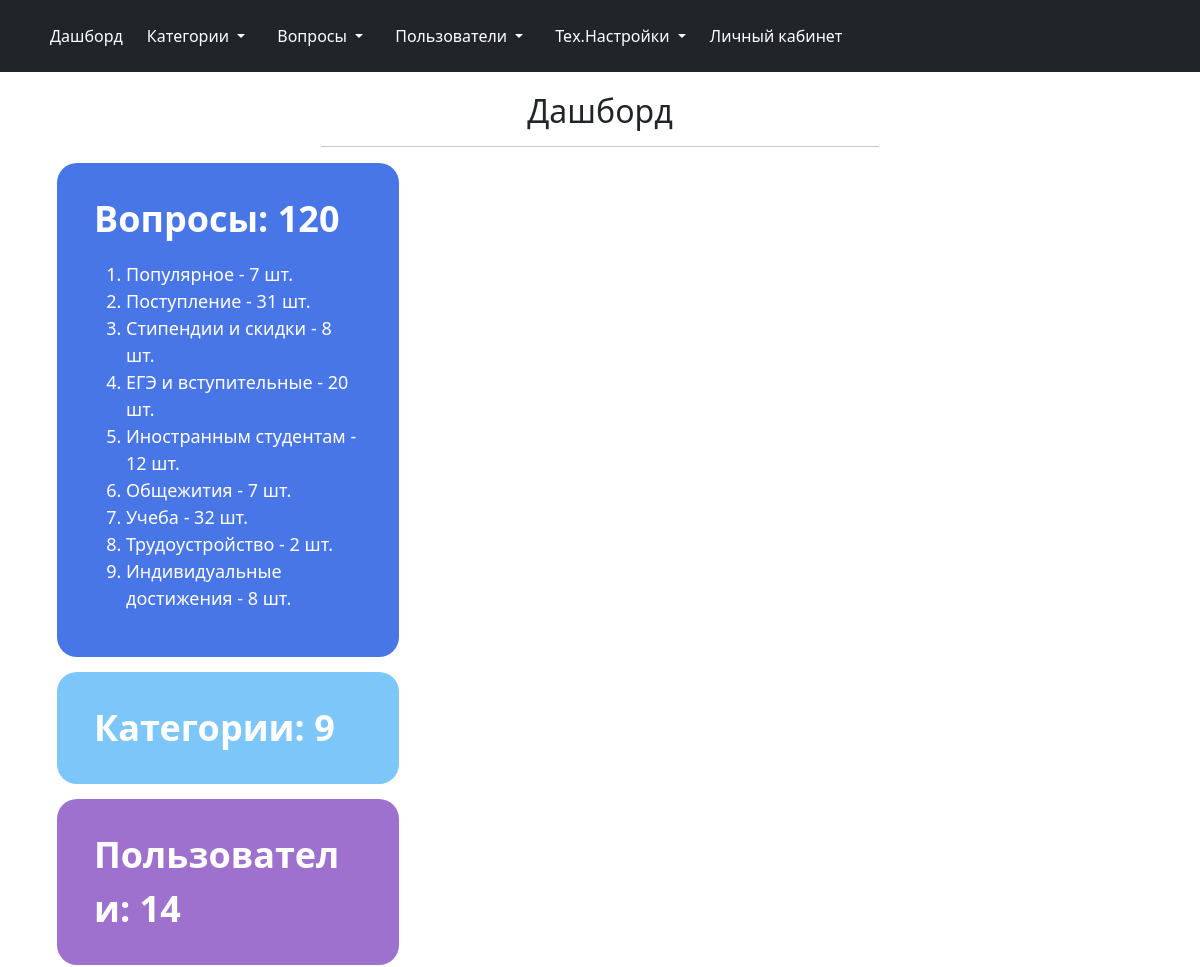
Page /admin/ (signed in, upper part) on the earlier database version.
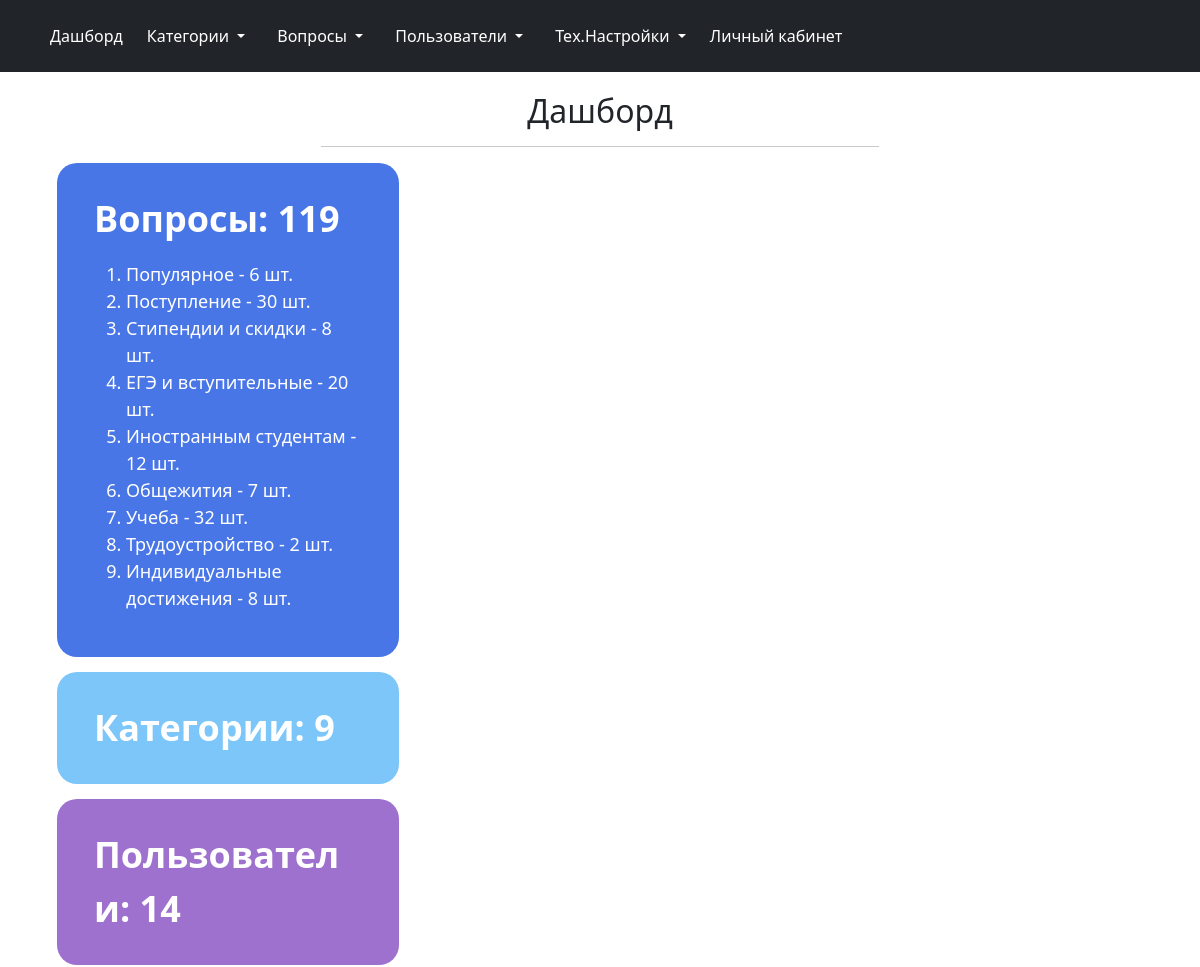
Same page on the later database version.
### models.py (models this page shows, shortened)
class Categories(db.Model):
    id = db.Column(db.Integer, primary_key = True)
    name = db.Column(db.String(100), nullable=False)
    priority = db.Column(db.Integer, nullable=False)
    icon_name = db.Column(db.String(30))
    color = db.Column(db.String(30), default="rgb(255, 255, 255)")

### admin/admin.py (the view)
@admin.route('/')
@login_required
def index():
    try:
        categories = Categories.query
        questions = Questions.query
        users_count = Users.query.count()
    except NameError:
        return render_template("admin/error_page.html", message="Ошибка чтения из БД")
    categories_count = categories.count()
    questions_count = questions.count()
    categories_id_count = get_categories_id_count(categories, questions)
    categories_questions_count = []
    for category in categories:
        categories_questions_count += [(category, categories_id_count[category.id])]
    return render_template("admin/dashboard.html", categories_count=categories_count, users_count=users_count,
                           categories_questions_count=categories_questions_count, questions_count=questions_count,
                           bot_link=bot_link)

### admin/admin.py (called while the page is built)
@admin.before_request
def before_request():
    session.permanent = True
    if current_user.is_authenticated:
        if 'auth_token' not in session or format(session.get('auth_token')) != current_user.auth_token:
            logout_user()
            flash("Для продолжения авторизуйтесь", category='danger')
            return redirect(url_for('.ViewAccount:login'))
        if current_user.is_deactivated:
            logout_user()
            flash("Ваш аккаунт заблокирован. Для получения дополнительных сведений обратитесь к администратору",
                  category='danger')
            return redirect(url_for('.ViewAccount:login'))

### admin/functions.py (called while the page is built)
def get_categories_id_count(categories, questions):
    list_id = []
    for category in categories:
        list_id += [category.id]
    categories_id_count = {count: 0 for count in list_id}
    for question in questions:
        categories_id_count[question.cat_id] += 1
        if question.is_popular:
            categories_id_count[0] += 1
    return categories_id_count

### admin/templates/admin/dashboard.html (shortened to what this page needs)
{% extends 'admin/base.html' %}
{% import "admin/macros.html" as macros %}
{% block page_header %}
Дашборд
{% endblock %}
{% block styles %}
<link rel="stylesheet" href="{{ url_for('.static', filename='css/dashboard.css') }}">
{% endblock %}
{% block body %}
<section class="dashboard">
	<div class="dashboard_container">
		{% if current_user.right_qa %}
		<div class="block_item">
			<div class="block_item_container" onclick="window.location.href = '{{ url_for('.ViewQA:qa') }}';" style="background-color: #4976e7;">
					<div class="block_item_title">
						Вопросы: {{ questions_count }}
					</div>
					<ol class="block_item_qa_list">
						{% for category in categories_questions_count %}
						<li>
							<a href="{{ url_for('.ViewQA:qa', cat_id=category[0].id) }}">{{ category[0].name }} - {{ category[1] }} шт.</a>
						</li>
						{% endfor %}
					</ol>
			</div>
		</div>
		{% endif %}
		{% if current_user.right_category %}
		{{ macros.dashboard_item(title = 'Категории: ' + categories_count | string(),
				color = '#7cc6fa',
				link = 'window.location.href = "' + url_for('.ViewCategory:category') + '"'
			)
		}}
		{% endif %}
		{% if current_user.right_users %}
		{{ macros.dashboard_item(title = 'Пользователи: ' + users_count | string(),
				color = '#9e71ce',
				link = 'window.location.href = "' + url_for('.ViewUser:users') + '"'
			)
		}}
		{% endif %}
	</div>
</section>
{% endblock %}

Differences in the rows shown:
computed for Categories "Популярное": category "7" → "6"
changed Categories "Поступление": category "31" → "30"
Other differences:
{{ questions_count }}: "120" → "119"
